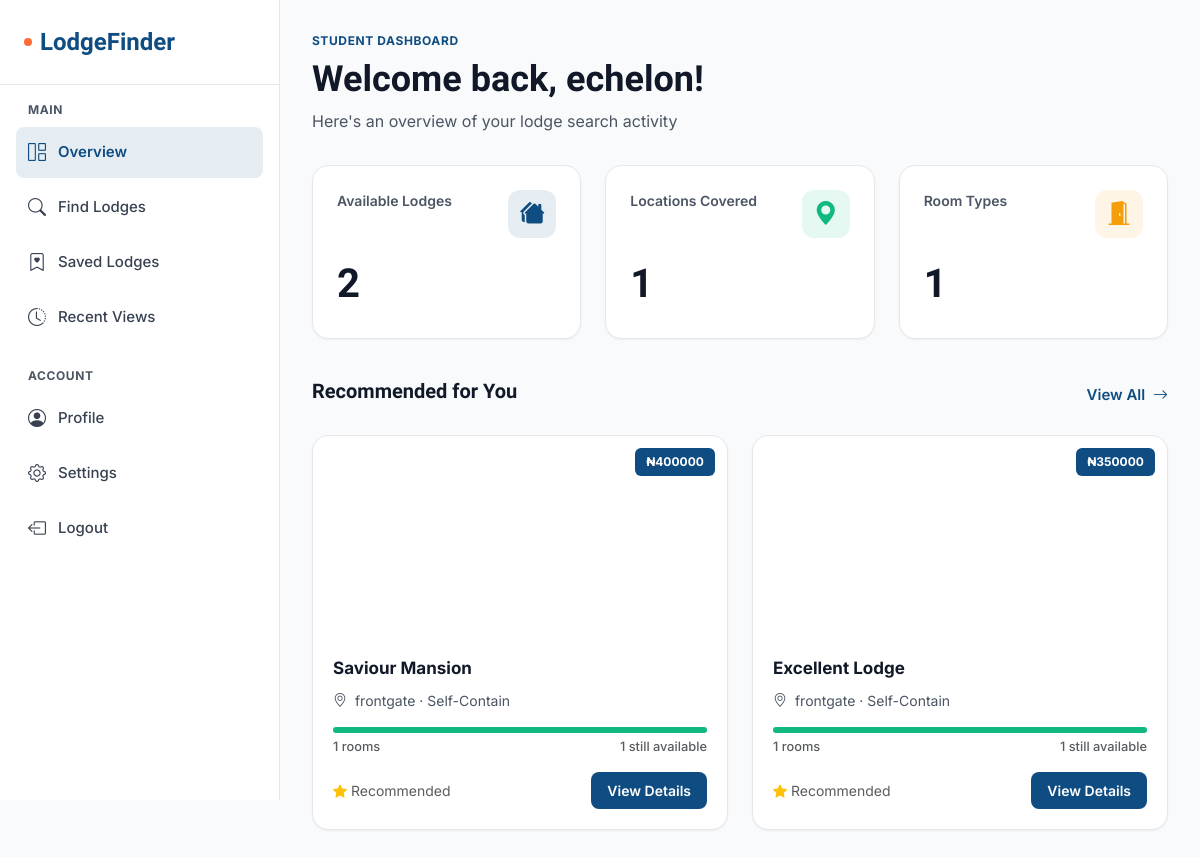
The app's page /student/dashboard/ (signed in) with its own data.
### lodge/models.py (models this page shows, shortened)
class User(AbstractUser):
    USER_TYPE_CHOICES = (
        ('student', 'Student'),
        ('owner', 'Lodge Owner'),
    )
    user_type = models.CharField(max_length=10, choices=USER_TYPE_CHOICES, default='student')
    phone_number = models.CharField(max_length=15, blank=True, null=True)
    full_name = models.CharField(max_length=150, blank=True, help_text="Full name (e.g., Cornelius Okoro)")

class Lodge(models.Model):
    owner = models.ForeignKey(User, on_delete=models.CASCADE, related_name='lodges')
    name = models.CharField(max_length=200)
    location = models.CharField(max_length=200, help_text="e.g. Akanu, Ozizza, Backgate, etc.")
    latitude = models.FloatField(null=True, blank=True, help_text="Latitude (filled by verification team)")
    longitude = models.FloatField(null=True, blank=True, help_text="Longitude (filled by verification team)")
    price_per_year = models.DecimalField(max_digits=10, decimal_places=2)
    room_type = models.CharField(max_length=50, choices=[
        ('single', 'Single Room'),
        ('self_contain', 'Self-Contain'),
        ('flat', 'Flat'),
    ])
    description = models.TextField(blank=True)
    amenities = models.ManyToManyField('Amenity', blank=True)
    is_approved = models.BooleanField(default=False)
    total_rooms = models.PositiveIntegerField(default=1, help_text="Total number of rooms in the lodge")
    rooms_available = models.PositiveIntegerField(default=1, help_text="Number of rooms currently available")
    created_at = models.DateTimeField(auto_now_add=True)
    @property
    def available_percentage(self):
        if self.total_rooms > 0:
            return min(100, int((self.rooms_available / self.total_rooms) * 100))
        return 0

### lodge/views.py (the view)
# urls.py: path('student/dashboard/', views.student_dashboard, name='student_dashboard'),
@login_required
def student_dashboard(request):
    if request.user.user_type != 'student':
        messages.error(request, 'You do not have access to this page.')
        return redirect('home')
    approved_lodges = Lodge.objects.filter(is_approved=True)
    total_lodges = approved_lodges.count()
    total_locations = approved_lodges.values('location').distinct().count()
    total_room_types = approved_lodges.values('room_type').distinct().count()
    recommended_lodges = approved_lodges\
                              .prefetch_related('images', 'amenities')\
                              .select_related('owner')\
                              .order_by('-created_at')[:6]
    return render(request, 'lodge/student_dashboard.html', {
        'recommended_lodges': recommended_lodges,
        'total_lodges': total_lodges,
        'total_locations': total_locations,
        'total_room_types': total_room_types,
    })

### lodge/templates/lodge/student_dashboard.html (shortened to what this page needs)
<!DOCTYPE html>
{% load static %}
<html lang="en">
<head>
    <link href="https://cdn.jsdelivr.net/npm/bootstrap@5.3.3/dist/css/bootstrap.min.css" rel="stylesheet">
    <link rel="stylesheet" href="https://cdn.jsdelivr.net/npm/bootstrap-icons@1.11.3/font/bootstrap-icons.min.css">
</head>
<body>
    <div class="dashboard-container">
        <aside class="sidebar-dashboard" id="sidebar">
            <div class="sidebar-header">
                <div class="brand-dashboard">
                    <span class="brand-dot"></span>
                    LodgeFinder
                </div>
            </div>
            <nav class="sidebar-nav">
                <div class="nav-section-title">Main</div>
                <a href="{% url 'student_dashboard' %}" class="nav-link-dashboard active">
                    <i class="bi bi-grid-1x2"></i>
                    <span>Overview</span>
                </a>
                <a href="{% url 'search_results' %}" class="nav-link-dashboard">
                    <i class="bi bi-search"></i>
                    <span>Find Lodges</span>
                </a>
                <a href="#" class="nav-link-dashboard">
                    <i class="bi bi-bookmark-heart"></i>
                    <span>Saved Lodges</span>
                </a>
                <a href="#" class="nav-link-dashboard">
                    <i class="bi bi-clock-history"></i>
                    <span>Recent Views</span>
                </a>
                <div class="nav-section-title">Account</div>
                <a href="#" class="nav-link-dashboard">
                    <i class="bi bi-person-circle"></i>
                    <span>Profile</span>
                </a>
                <a href="#" class="nav-link-dashboard">
                    <i class="bi bi-gear"></i>
                    <span>Settings</span>
                </a>
                <a href="{% url 'logout' %}" class="nav-link-dashboard">
                    <i class="bi bi-box-arrow-left"></i>
                    <span>Logout</span>
                </a>
            </nav>
        </aside>
        <main class="main-content-dashboard">
            <div class="page-header-dashboard">
                <div class="page-subtitle">Student Dashboard</div>
                <h1 class="page-title">Welcome back, {{ user.get_full_name|default:user.username }}!</h1>
                <p class="page-description">Here's an overview of your lodge search activity</p>
            </div>
            <div class="stats-grid-dashboard">
                <div class="stat-card-dashboard">
                    <div class="stat-header">
                        <div>
                            <div class="stat-label">Available Lodges</div>
                        </div>
                        <div class="stat-icon primary">
                            <i class="bi bi-houses-fill"></i>
                        </div>
                    </div>
                    <div class="stat-value">{{ total_lodges }}</div>
                </div>
                <div class="stat-card-dashboard">
                    <div class="stat-header">
                        <div>
                            <div class="stat-label">Locations Covered</div>
                        </div>
                        <div class="stat-icon success">
                            <i class="bi bi-geo-alt-fill"></i>
                        </div>
                    </div>
                    <div class="stat-value">{{ total_locations }}</div>
                </div>
                <div class="stat-card-dashboard">
                    <div class="stat-header">
                        <div>
                            <div class="stat-label">Room Types</div>
                        </div>
                        <div class="stat-icon warning">
                            <i class="bi bi-door-open-fill"></i>
                        </div>
                    </div>
                    <div class="stat-value">{{ total_room_types }}</div>
                </div>
            </div>
            <div class="section-header-dashboard">
                <h2 class="section-title-dashboard">Recommended for You</h2>
                <a href="{% url 'search_results' %}" class="link-view-all">
                    View All <i class="bi bi-arrow-right ms-1"></i>
                </a>
            </div>
            <div class="lodges-grid-dashboard">
                {% for lodge in recommended_lodges %}
                <div class="lodge-card-dashboard">
                    <div class="lodge-image" style="position: relative;">
                        <span style="position: absolute; top: 12px; right: 12px; background: #0F4C81; color: #fff; font-size: 0.75rem; font-weight: 700; padding: 0.3rem 0.7rem; border-radius: 6px;">
                            ₦{{ lodge.price_per_year|floatformat:0 }}
                        </span>
                    </div>
                    <div class="lodge-body">
                        <div class="lodge-name">{{ lodge.name }}</div>
                        <div class="lodge-meta">
                            <i class="bi bi-geo-alt me-1"></i> {{ lodge.location }} · {{ lodge.get_room_type_display }}
                        </div>
                        <div class="mb-3">
                            <div class="progress" style="height: 6px; background-color: #E5E7EB; border-radius: 3px; overflow: hidden; margin-bottom: 4px;">
                                <div class="progress-bar" role="progressbar" style="width: {{ lodge.available_percentage }}%; background-color: #10B981;" aria-valuenow="{{ lodge.rooms_available }}" aria-valuemin="0" aria-valuemax="{{ lodge.total_rooms }}"></div>
                            </div>
                            <div class="d-flex justify-content-between text-muted" style="font-size: 0.8rem; font-weight: 500;">
                                <span>{{ lodge.total_rooms }} rooms</span>
                                <span>{{ lodge.rooms_available }} still available</span>
                            </div>
                        </div>
                        <div class="d-flex justify-content-between align-items-center">
                             <div class="text-muted small">
                                <i class="bi bi-star-fill text-warning"></i> Recommended
                            </div>
                            <a href="{% url 'lodge_detail' lodge.id %}" class="btn-view-small">View Details</a>
                        </div>
                    </div>
                </div>
                {% endfor %}
            </div>
        </main>
    </div>
</body>
</html>

### records on screen
User: get_full_name "echelon"
Lodge: price_per_year "400000", name "Saviour Mansion", location "frontgate", room_type "Self-Contain", total_rooms "1", rooms_available "1"
Lodge: price_per_year "350000", name "Excellent Lodge", location "frontgate", room_type "Self-Contain", total_rooms "1", rooms_available "1"

### other values on screen
{{ total_lodges }} "2"
{{ total_locations }} "1"
{{ total_room_types }} "1"
